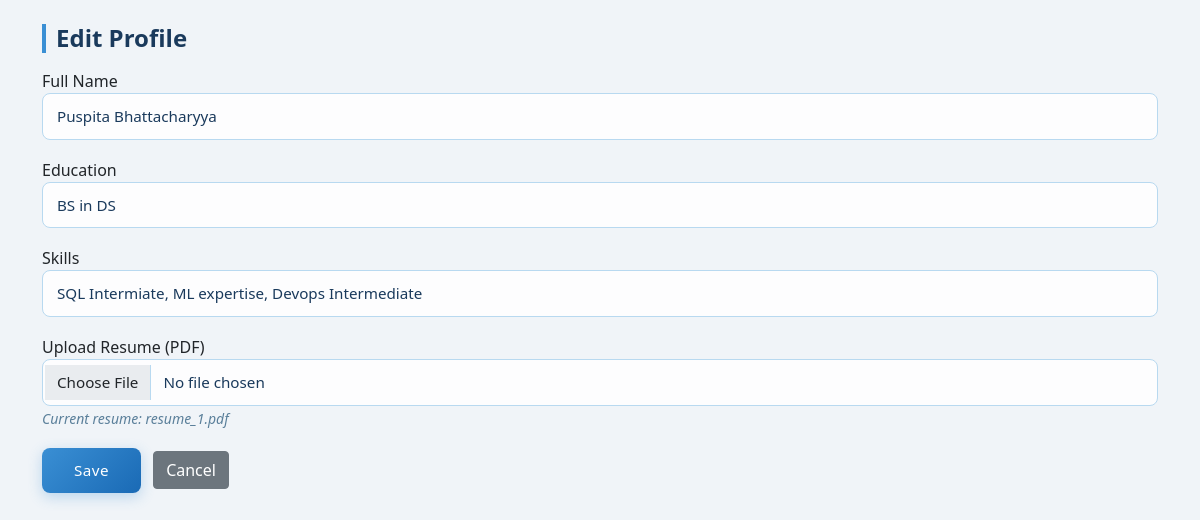
Screenshot of /edit_profile/2 with the database file from the repository.
### application/models.py (models this page shows)
class Student(db.Model):
    __tablename__ = 'student'
    id = db.Column(db.Integer, primary_key=True)
    fullname = db.Column(db.String(150), nullable=False)
    user_id = db.Column(db.Integer, db.ForeignKey('user.id'), nullable=False)
    education = db.Column(db.String(200))
    skills = db.Column(db.String(300))
    resume_filename = db.Column(db.String(200))
    applications = db.relationship('Application', backref='student', lazy=True)

### application/controllers.py (the view, shortened to what this page needs)
@app.route("/edit_profile/<int:user_id>", methods=["GET", "POST"])
def edit_profile(user_id):
    student = Student.query.filter_by(user_id=user_id).first()
    return render_template("student_edit_profile.html", student=student)

### templates/student_edit_profile.html (shortened to what this page needs)
<!DOCTYPE html>
<html>
<head>
  <link href="https://cdn.jsdelivr.net/npm/bootstrap@5.0.2/dist/css/bootstrap.min.css" rel="stylesheet">
  <link rel="stylesheet" href="/static/style.css">
</head>
<body>
<div class="container mt-4">
  <h4>Edit Profile</h4>
  <form method="POST" enctype="multipart/form-data">
    <div class="mb-3">
      <label>Full Name</label>
      <input type="text" name="name" class="form-control"
             value="{{ student.fullname }}" required>
    </div>
    <div class="mb-3">
      <label>Education</label>
      <input type="text" name="education" class="form-control"
             value="{{ student.education or '' }}">
    </div>
    <div class="mb-3">
      <label>Skills</label>
      <input type="text" name="skills" class="form-control"
             value="{{ student.skills or '' }}">
    </div>
    <div class="mb-3">
      <label>Upload Resume (PDF)</label>
      <input type="file" name="resume" class="form-control" accept=".pdf">
      {% if student.resume_filename %}
        <small class="text-muted">Current resume: {{ student.resume_filename }}</small>
      {% endif %}
    </div>
    <button type="submit" class="btn btn-primary">Save</button>
    <a href="/student_dashboard/{{ student.user_id }}" class="btn btn-secondary ms-2">Cancel</a>
  </form>
</div>
</body>
</html>

### static/style.css (style rules this page uses)
* { margin: 0; padding: 0; box-sizing: border-box; }
body { background: linear-gradient(135deg, #e8f4fd 0%, #d6eaf8 50%, #c8e6f9 100%); font-family: 'Segoe UI', sans-serif; min-height: 100vh; }
.form-control { background: rgba(255,255,255,0.85) !important; border: 1px solid #b8d9f0 !important; border-radius: 8px !important; color: #1a3a5c !important; padding: 11px 14px !important; font-size: 0.95rem !important; transition: border-color 0.2s, box-shadow 0.2s !important; }
.form-control::placeholder { color: #a0b8cc !important; }
.btn-primary { background: linear-gradient(135deg, #3a8fd4, #1a6ab5) !important; border: none !important; border-radius: 8px !important; padding: 11px 32px !important; font-size: 0.95rem !important; font-weight: 500 !important; letter-spacing: 0.03em !important; box-shadow: 0 4px 14px rgba(58,143,212,0.3) !important; transition: transform 0.15s, box-shadow 0.15s !important; }
.mb-3 { margin-bottom: 18px !important; }
.container h4, .container h5 { color: #1a3a5c; font-weight: 600; border-left: 4px solid #3a8fd4; padding-left: 10px; margin-bottom: 16px; }
.text-muted { color: #5a7f9a !important; font-style: italic; }
body { background: #f0f4f8 !important; }

### rows the page displays
Student: name "Puspita Bhattacharyya", education "BS in DS", skills "SQL Intermiate, ML expertise, Devops Intermediate", resume_filename "resume_1.pdf"
